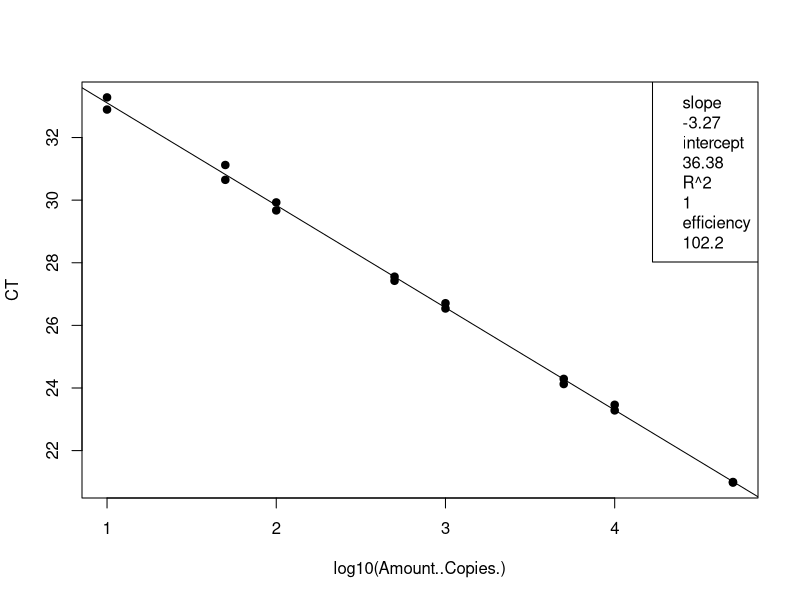
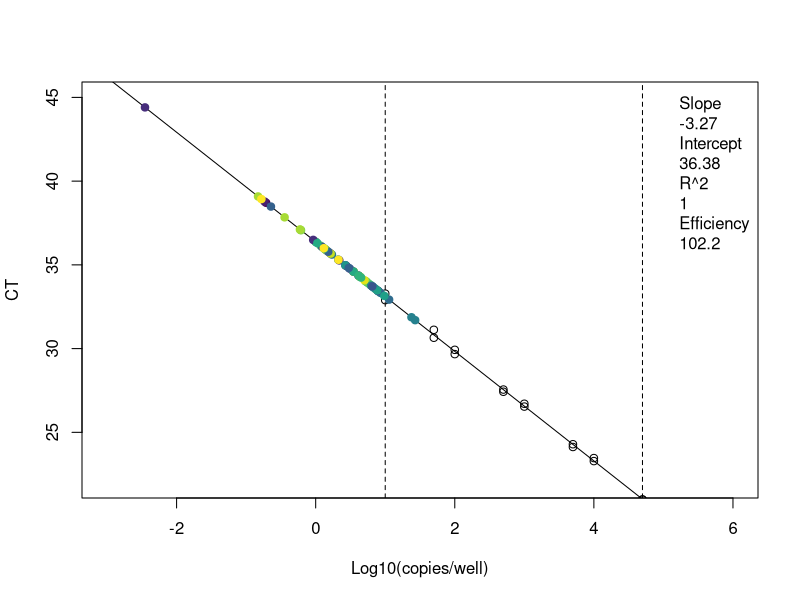
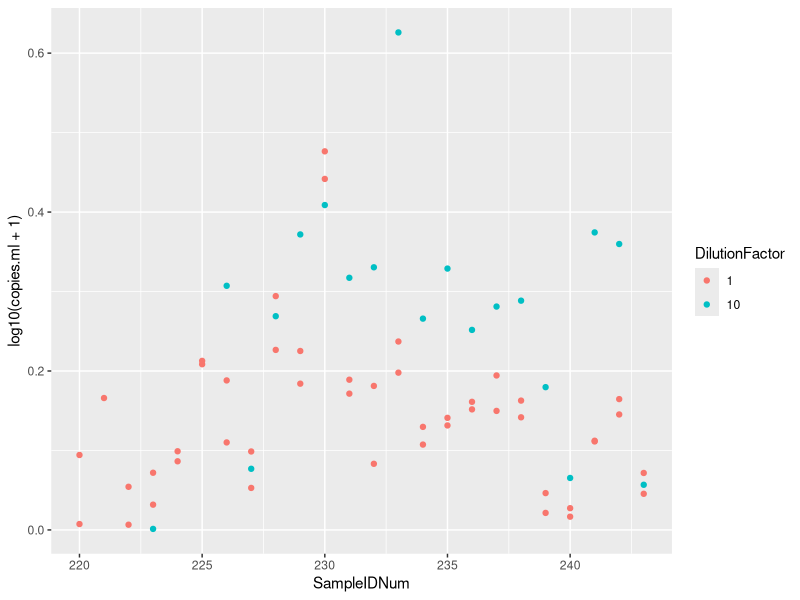

Here is the R script that generated these plots, in order:
## ---- chunk 1
knitr::opts_chunk$set(echo = TRUE)

## ---- chunk 2
# clear workspace
rm(list=ls())

# load the data (note data file must be in this repository)
data <- read.csv("Plate10_E.coli_qPCRConversion.csv")
## ---- chunk 3
# linear regression of standard curve
standards = subset(data, Name == "STANDARD")
standardCurve <- lm(CT ~ log10(Amount..Copies.), data = standards)

# save the line info
standard_slope = standardCurve$coefficients[2]
standard_intercept = standardCurve$coefficients[1]
R2 = summary(standardCurve)$r.squared
efficiency =  (10^(-1/standardCurve$coefficients[2])-1)*100

# plot standards and best fit line
standardCurvePlot <- plot(CT ~ log10(Amount..Copies.), data = standards, pch=19) 
abline(coef(standardCurve)) 
legend("topright", legend = c(paste= "slope", round(standard_slope, 2), paste= "intercept", round(standard_intercept, 2), paste= "R^2", round(R2, 2), paste = "efficiency", round(efficiency, 1)))
## ---- chunk 4
# data set of unknowns including info on standard curve
unknowns = subset(data, Name == "UNKNOWN")

# add new columns to the data table
unknowns$plate_num = 10 # note:change to the actual plate number
unknowns$standard_slope = standard_slope
unknowns$standard_intercept = standard_intercept
unknowns$R2 = R2
unknowns$efficiency = efficiency
  
# add a new column that interpolates copies/well from Ct for the unknowns
unknowns$log.copies.well = (unknowns$CT - standard_intercept)/standard_slope
unknowns$copies.well = 10^unknowns$log.copies.well

# copies/ul extract accounting for dilution factor
vol.well = 3 # note:change to qPCR template volume in ul
unknowns$vol.well = vol.well
unknowns$copies.ul = ((unknowns$copies.well/vol.well)*unknowns$DilutionFactor)

# copies/extraction
vol.elution = 110 #note:change to DNA extraction elution volume in ul
unknowns$vol.elution = vol.elution
unknowns$copies.extraction = (unknowns$copies.ul*vol.elution)

# copies/ml #Volume is volume of sample filtered in mL
unknowns$copies.ml = (unknowns$copies.extraction/unknowns$Volume)
## ---- chunk 5
# set up the color palette
library(viridis)
unknowns$SampleIDNum = as.factor(as.character(unknowns$SampleIDNum)) # change to factor for colors
Colors = viridis(n=nlevels(unknowns$SampleIDNum)) # set the color levels to call on later

# check the range and adjust the limits in plot
range(unknowns$CT, na.rm=T) # y limits
range(unknowns$log.copies.well, na.rm =T) # x limits

# plot the standard curve again
standardCurvePlot <- plot(CT ~ log10(Amount..Copies.), data = standards,
                          xlim = c(-3,6), ylim = c(22,45),
                          xlab = "Log10(copies/well)",
                          ylab = "CT") 

# add boundaries and standard line
abline(v=log10(10), lty=2)
abline(v=log10(50000), lty=2)
abline(coef(standardCurve)) 

# add the sample data
standardCurvePlot <- points(CT ~ log.copies.well, data = unknowns, pch=19, 
                            col = Colors[unknowns$SampleIDNum])
legend("topright", inset = 0.002, box.lty=0, legend=c(paste= "Slope", round(standardCurve$coefficients[2], 2), 
                                                      paste= "Intercept", round(standardCurve$coefficients[1], 2), 
                                                      paste= "R^2", round(summary(standardCurve)$r.squared, 2),
                                                      paste = "Efficiency", round((10^(-1/standardCurve$coefficients[2])-1)*100, 1)))

## ---- chunk 6
# make a plot that compares the diluted to undiluted replicates for each sample including dilution factor
library("ggplot2")
unknowns$SampleIDNum <- as.numeric(as.character(unknowns$SampleIDNum)) # change to numeric
unknowns$DilutionFactor <- as.factor(as.character(unknowns$DilutionFactor)) # change to factor
qplot(SampleIDNum,log10(copies.ml+1), data=unknowns, col=DilutionFactor)
## ---- chunk 7
# write csv file
write.csv(unknowns, file = "Plate10_E.coli_ConvertedData.csv", row.names=FALSE, na="")

# average the replicates (if not strongly inhibited) and make a new file
library(dplyr)
data.average = unknowns %>% group_by(SampleIDNum) %>% summarise(copies.ml = mean(copies.ml, na.rm = T))
write.csv(data.average, file = "Plate10_E.coli_Averaged.csv", row.names=FALSE, na="")
